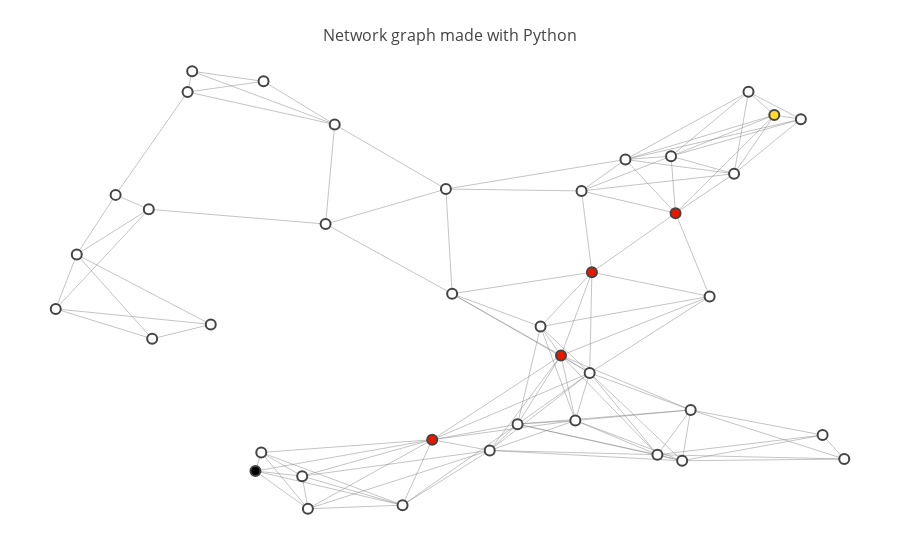

The notebook cell saved with this chart:
### Markdown cell above
#### Visualize

Once the above code worked for you, let's visualize the results of your algorithm!

### Code cell
# Visualize your the result of the above test! You can also change start and goal here to check other paths
start = 11
goal = 9

show_map(map_40, start=start, goal=goal, path=PathPlanner(map_40, start, goal).path)

### Figure 1 — Plotly figure (JSON) as saved in the notebook; plotly's stock layout.template omitted (floating-point values rounded to 4 significant figures; data arrays with more than 128 entries replaced by an {"elided": "..."} marker saying what was removed)
{"data": [{"hoverinfo": "none", "line": {"color": "#888", "width": 0.5}, "mode": "lines", "type": "scatter", "uid": "f547af0a-963c-4507-8dad-94a26abff121", "x": {"elided": "369 float values"}, "y": {"elided": "369 float values"}}, {"hoverinfo": "text", "marker": {"color": [0, 0, 0, 0, 0, 0, 0, 0, 0, 1, 0, 3, 0, 0, 0, 2, 0, 2, 0, 0, 0, 0, 0, 0, 0, 0, 0, 0, 2, 0, 0, 0, 0, 0, 0, 0, 2, 0, 0, 0], "colorbar": {"thickness": 15, "title": {"side": "right", "text": "Node Connections"}, "xanchor": "left"}, "colorscale": "Hot", "line": {"width": 2}, "reversescale": true, "showscale": false, "size": 10}, "mode": "markers", "text": ["Intersection 0", "Intersection 1", "Intersection 2", "Intersection 3", "Intersection 4", "Intersection 5", "Intersection 6", "Intersection 7", "Intersection 8", "Intersection 9", "Intersection 10", "Intersection 11", "Intersection 12", "Intersection 13", "Intersection 14", "Intersection 15", "Intersection 16", "Intersection 17", "Intersection 18", "Intersection 19", "Intersection 20", "Intersection 21", "Intersection 22", "Intersection 23", "Intersection 24", "Intersection 25", "Intersection 26", "Intersection 27", "Intersection 28", "Intersection 29", "Intersection 30", "Intersection 31", "Intersection 32", "Intersection 33", "Intersection 34", "Intersection 35", "Intersection 36", "Intersection 37", "Intersection 38", "Intersection 39"], "type": "scatter", "uid": "7004d332-796e-4535-82e3-997cd284356d", "x": [0.7802, 0.525, 0.8085, 0.2599, 0.7354, 0.09089, 0.314, 0.6825, 0.2013, 0.8552, 0.7582, 0.2531, 0.4814, 0.9112, 0.04581, 0.4583, 0.1294, 0.6077, 0.7196, 0.886, 0.4238, 0.8252, 0.4742, 0.2625, 0.9364, 0.6243, 0.5573, 0.7483, 0.6436, 0.3451, 0.02142, 0.641, 0.1744, 0.1333, 0.584, 0.3074, 0.7406, 0.3345, 0.1797, 0.6315], "y": [0.4947, 0.1495, 0.7696, 0.1449, 0.809, 0.7223, 0.01876, 0.8016, 0.432, 0.9011, 0.2403, 0.1032, 0.5006, 0.1839, 0.5887, 0.1736, 0.69, 0.3623, 0.1399, 0.8919, 0.02677, 0.9533, 0.7353, 0.9768, 0.1302, 0.2167, 0.2084, 0.1263, 0.5489, 0.88, 0.4666, 0.3233, 0.9529, 0.3997, 0.427, 0.09187, 0.6813, 0.6569, 0.9994, 0.7312]}], "layout": {"hovermode": "closest", "margin": {"b": 20, "l": 5, "r": 5, "t": 40}, "showlegend": false, "title": {"font": {"size": 16}, "text": "<br>Network graph made with Python"}, "xaxis": {"showgrid": false, "showticklabels": false, "zeroline": false}, "yaxis": {"showgrid": false, "showticklabels": false, "zeroline": false}}}
